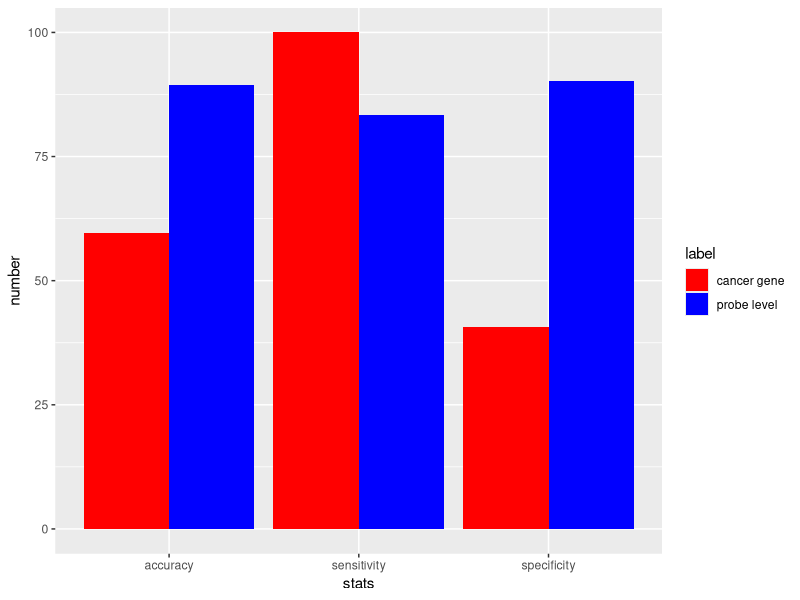

R code for this plot:

rm(list = setdiff(ls(), lsf.str()))
library(ggplot2)
library(plyr)
library(grid)

pdf("all_cancer_related_bar.pdf" ) 
D=read.csv("stats_Doxorubicin.csv",header=TRUE)

p=ggplot(data=D, aes(x=stats, y=number, fill=label)) +
    geom_bar(stat="identity", position=position_dodge())
p+scale_fill_manual(values=c("red","blue"))
dev.off() 

